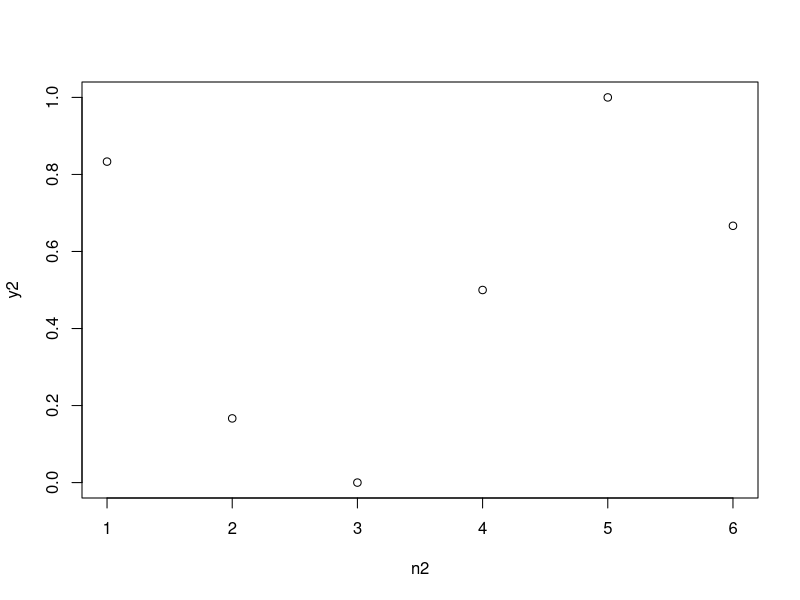

The R script that drew this image:
x <- c(3.0, 2.0, 0.0, -1.0, 1.0, 3.0, 2.0, -1.0) #処理する信号
y2 <- c(rep(0,6)) #縦軸
n2 <- c(1:6) #横軸

for(i in 1:6){
  y2[i] =1/6 * (x[i]+x[i+1]+x[i+2])  #区間積分処理
}
plot(n2,y2) #描画
